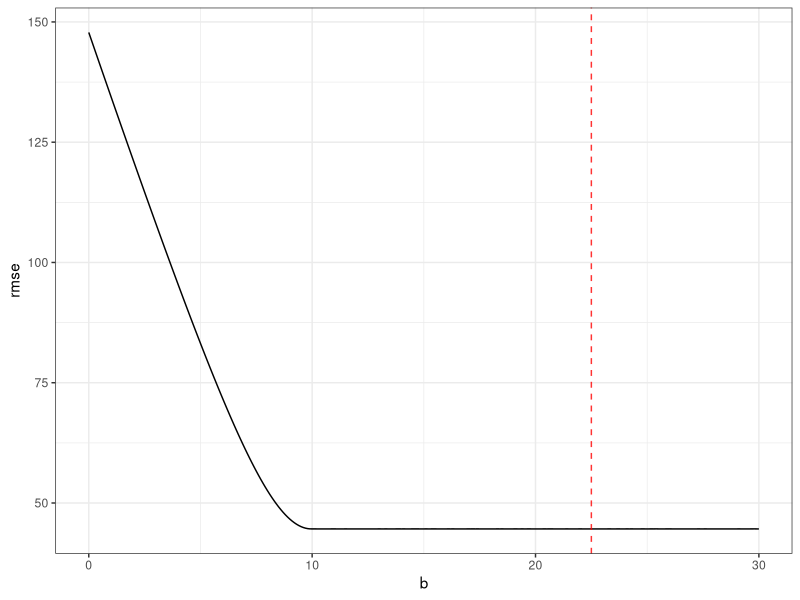

Write the R code that produced this figure.
##
## q2.r
##
## Evaluating DP algorithms with synthetic data
##
## JH 2019/03/10
##



##3 PART (A)
# data generating process
dgp <- function (n, lambda=10) {
  rpois(n, lambda)
}



### PART (B)

# sign function
sgn <- function(x) {
  return(ifelse(x < 0, -1, 1))
}

# laplace random draws
rlap <- function(mu=0, s=1, size=1) {
  p <- runif(size) - 0.5
  draws <- mu - s * sgn(p) * log(1 - 2 * abs(p))
  draws
}

# clamping helper function
clamp <- function (data, a, b) {
  data.clamped <- data
  data.clamped[data < a] <- a
  data.clamped[data > b] <- b
  data.clamped
}

# differentially private mechanism (clamping)
dpclamping <- function (data, epsilon, a=0, b) {
  mean.actual <- mean(data)
  
  # generate noise by Laplace mechanism
  data.len <- length(data)
  laplace.shift <- 2 / data.len
  noise <- rlap(s=laplace.shift, size=1)
  
  # inject noise
  mean.noisy <- mean.actual + noise
  
  # apply clamping
  mean.clamped <- clamp(mean.noisy, a, b)
}



### PART (C)

# parameters
n <- 200
epsilon <- 0.5
b.seq <- seq(0, 30, by=0.1)
b.num <- length(b.seq)

# generate data
data.poisson <- dgp(n, lambda=10)

# calculate RMSE
rmse <- function (data, m) {
  sqrt(sum((data - m)^2))
}

rmses <- vector("numeric", b.num)
for (i in 1:b.num) {
  # calculate dp query of mean
  dpmean <- dpclamping(data=data.poisson, epsilon=epsilon, b=b.seq[i])
  # calculate and store RMSE
  rmses[i] <- rmse(data.poisson, dpmean)
}

# find index of minimum RMSE (optimal value of b)
b.optimal <- b.seq[which.min(rmses)]

#plot(b.seq, rmses, type='l') # uncomment if no ggplot

# visualize
rmsedata <- data.frame(b=b.seq, rmse=rmses)
library(ggplot2)
clamping.plot <- ggplot(rmsedata, aes(x=b, y=rmse)) +
  geom_line() +
  geom_vline(xintercept=b.optimal, color="red", alpha=0.8, linetype="dashed") +
  theme_bw()
ggsave("clamping.jpg", clamping.plot)
